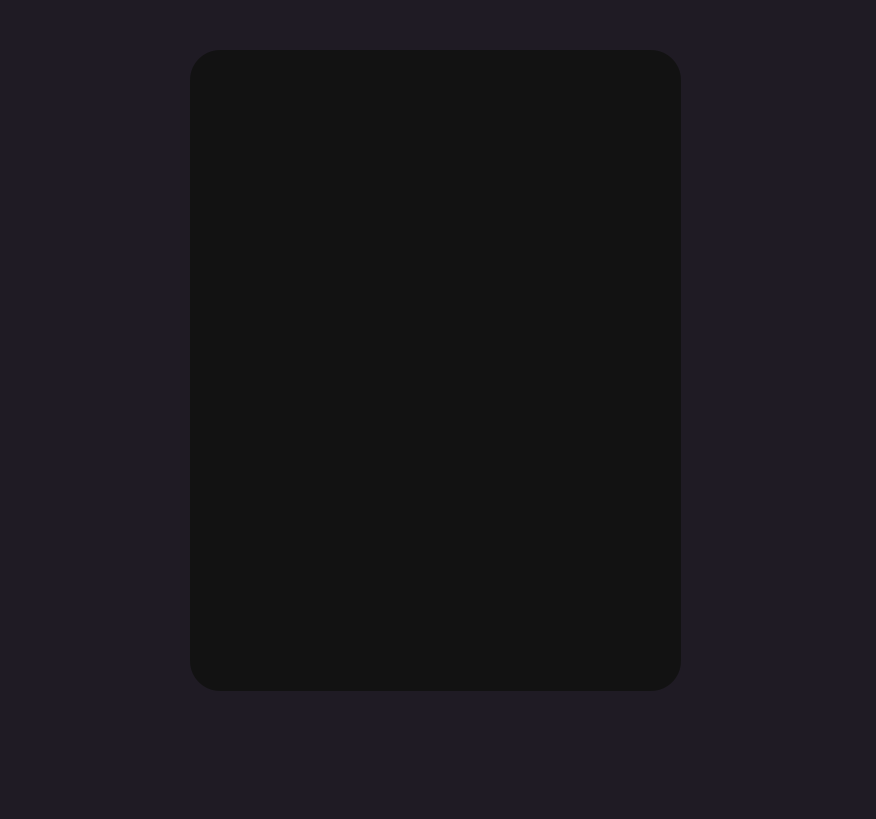
<?xml version="1.0" encoding="UTF-8"?>
<ui version="4.0">
 <class>MainWindow</class>
 <widget class="QMainWindow" name="MainWindow">
  <property name="geometry">
   <rect>
    <x>0</x>
    <y>0</y>
    <width>876</width>
    <height>819</height>
   </rect>
  </property>
  <property name="windowTitle">
   <string>MainWindow</string>
  </property>
  <property name="styleSheet">
   <string notr="true">background-color: #1f1b24;</string>
  </property>
  <widget class="QWidget" name="centralwidget">
   <widget class="QGroupBox" name="groupBox_4">
    <property name="geometry">
     <rect>
      <x>190</x>
      <y>50</y>
      <width>491</width>
      <height>641</height>
     </rect>
    </property>
    <property name="styleSheet">
     <string notr="true">
background-color: #121212;
border-radius:30px;
border : 0px;
</string>
    </property>
    <property name="title">
     <string/>
    </property>
    <widget class="QWidget" name="verticalLayoutWidget">
     <property name="geometry">
      <rect>
       <x>29</x>
       <y>19</y>
       <width>441</width>
       <height>601</height>
      </rect>
     </property>
     <layout class="QVBoxLayout" name="verticalLayout"/>
    </widget>
   </widget>
  </widget>
  <widget class="QMenuBar" name="menubar">
   <property name="geometry">
    <rect>
     <x>0</x>
     <y>0</y>
     <width>876</width>
     <height>22</height>
    </rect>
   </property>
  </widget>
  <widget class="QStatusBar" name="statusbar"/>
 </widget>
 <resources/>
 <connections/>
</ui>
